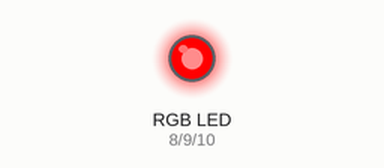
Simulated run of this sketch. Board: Arduino Uno, built with avr-gcc and run on an emulated ATmega328P. Shown: an RGB LED mixed from three pins (HIGH = lit).

Above: at 0.05 s.
At 1.75 s:
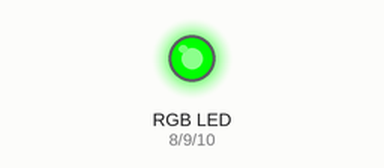
At 2.6 s:
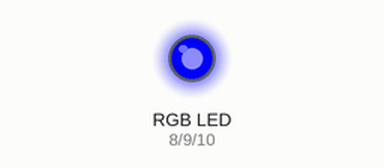
At 3.5 s:
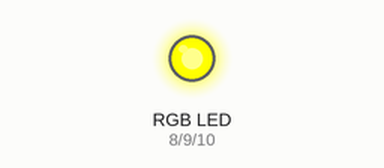
At 5.2 s:
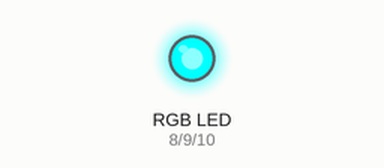
At 6.95 s:
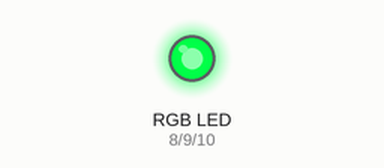
Timing chart, 0 to 9.1 s (numbered marks = the images above):
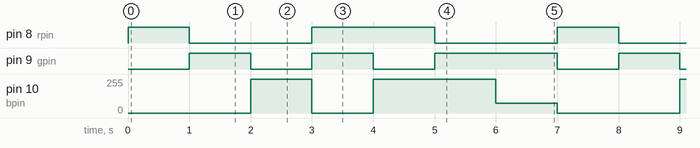

The sketch:

rgb_test.ino
```cpp
int rpin = 8;
int gpin = 9;
int bpin = 10;

void setup() {
  pinMode(rpin, OUTPUT);
  pinMode(gpin, OUTPUT);
  pinMode(bpin, OUTPUT);

}

void loop() {
  setColor(255, 0, 0);
  delay(1000);
  setColor(0, 255, 0);
  delay(1000);
  setColor(0, 0, 255);
  delay(1000);
  setColor(255, 255, 0);
  delay(1000);
  setColor(255, 0, 255);
  delay(1000);
  setColor(0, 255, 255);
  delay(1000);
  setColor(0x48, 255, 0x48);
  delay(1000);

}

void setColor(int r, int g, int b) {
  analogWrite(rpin, r);
  analogWrite(gpin, g);
  analogWrite(bpin, b);
}
```

Measured:
- by itself, pin 8 (rpin): repeats every 7.0 s: LOW 2.0 s, HIGH 2.0 s, LOW 2.0 s, HIGH 1.0 s
- by itself, pin 9 (gpin): repeats every 7.0 s: LOW 1.0 s, HIGH 1.0 s, LOW 1.0 s, HIGH 2.0 s, LOW 1.0 s, HIGH 1.0 s
- by itself, pin 10 (bpin): repeats every 7.0 s: 0/255 1.0 s, 255/255 2.0 s, 72/255 1.0 s, 0/255 2.0 s, 255/255 1.0 s
